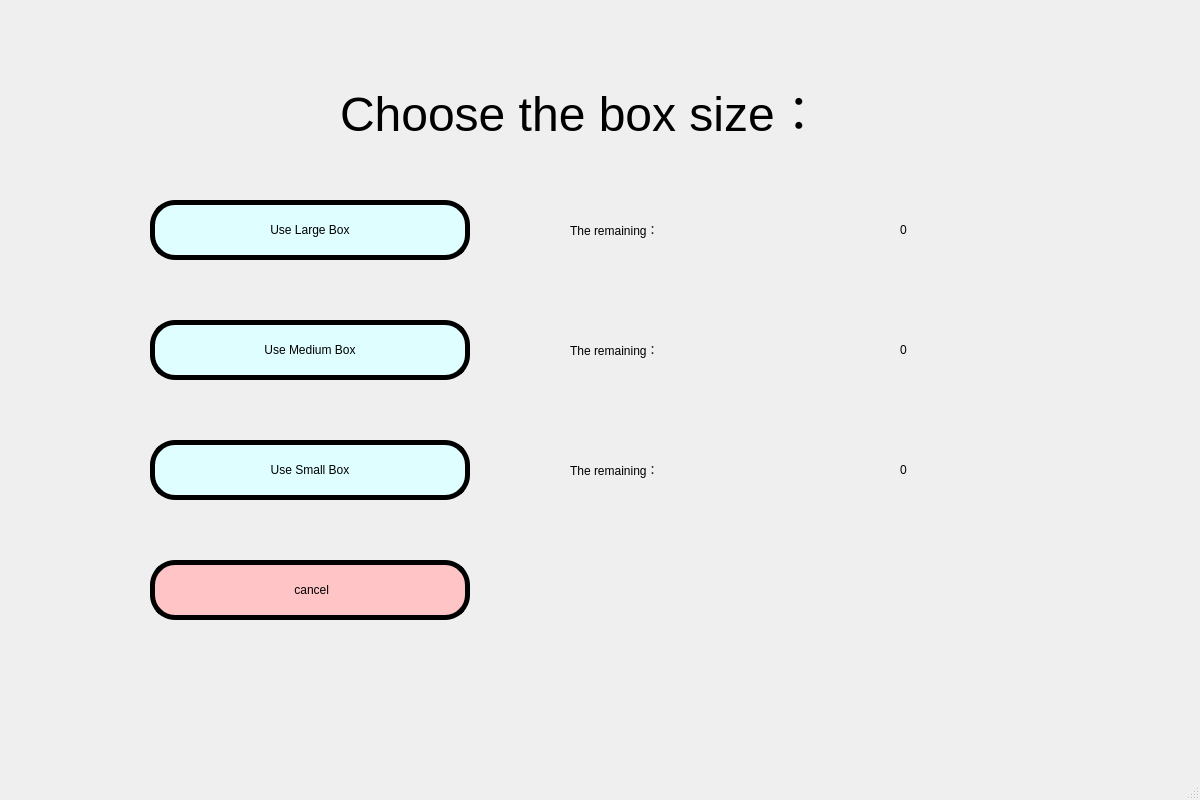
<?xml version="1.0" encoding="UTF-8"?>
<ui version="4.0">
 <class>put_window_one</class>
 <widget class="QMainWindow" name="put_window_one">
  <property name="geometry">
   <rect>
    <x>0</x>
    <y>0</y>
    <width>1200</width>
    <height>800</height>
   </rect>
  </property>
  <property name="windowTitle">
   <string>MainWindow</string>
  </property>
  <property name="styleSheet">
   <string notr="true">QWidget#centralwidget {
border-image: url(:/register/背景1.jpg)
}
</string>
  </property>
  <widget class="QWidget" name="centralwidget">
   <widget class="QLabel" name="label_7">
    <property name="geometry">
     <rect>
      <x>340</x>
      <y>60</y>
      <width>531</width>
      <height>101</height>
     </rect>
    </property>
    <property name="styleSheet">
     <string notr="true">font: 40pt &quot;Baskerville Old Face&quot;;</string>
    </property>
    <property name="text">
     <string>&lt;html&gt;&lt;head/&gt;&lt;body&gt;&lt;p&gt;&lt;span style=&quot; font-size:36pt;&quot;&gt;Choose the box size：&lt;/span&gt;&lt;/p&gt;&lt;/body&gt;&lt;/html&gt;</string>
    </property>
   </widget>
   <widget class="QPushButton" name="pushButton_4">
    <property name="geometry">
     <rect>
      <x>150</x>
      <y>560</y>
      <width>320</width>
      <height>60</height>
     </rect>
    </property>
    <property name="styleSheet">
     <string notr="true">QPushButton{
   border-radius: 25px;
   background-color:rgb(255, 196, 197);
   border:5px solid rgb(0, 0, 0);
   font: 20pt &quot;Showcard Gothic&quot;;
}</string>
    </property>
    <property name="text">
     <string> cancel</string>
    </property>
   </widget>
   <widget class="QPushButton" name="pushButton">
    <property name="geometry">
     <rect>
      <x>150</x>
      <y>200</y>
      <width>320</width>
      <height>60</height>
     </rect>
    </property>
    <property name="styleSheet">
     <string notr="true">QPushButton{
   border-radius: 25px;
   background-color:rgb(222, 254, 255);
   border:5px solid rgb(0, 0, 0);
   font: 20pt &quot;Showcard Gothic&quot;;
}</string>
    </property>
    <property name="text">
     <string>Use Large Box</string>
    </property>
   </widget>
   <widget class="QLabel" name="label_3">
    <property name="geometry">
     <rect>
      <x>570</x>
      <y>440</y>
      <width>320</width>
      <height>60</height>
     </rect>
    </property>
    <property name="styleSheet">
     <string notr="true">font: 25pt &quot;Baskerville Old Face&quot;;</string>
    </property>
    <property name="text">
     <string>The remaining：</string>
    </property>
   </widget>
   <widget class="QLabel" name="label_2">
    <property name="geometry">
     <rect>
      <x>570</x>
      <y>320</y>
      <width>320</width>
      <height>60</height>
     </rect>
    </property>
    <property name="styleSheet">
     <string notr="true">font: 25pt &quot;Baskerville Old Face&quot;;</string>
    </property>
    <property name="text">
     <string>The remaining：</string>
    </property>
   </widget>
   <widget class="QPushButton" name="pushButton_3">
    <property name="geometry">
     <rect>
      <x>150</x>
      <y>440</y>
      <width>320</width>
      <height>60</height>
     </rect>
    </property>
    <property name="styleSheet">
     <string notr="true">QPushButton{
   border-radius: 25px;
   background-color:rgb(222, 254, 255);
   border:5px solid rgb(0, 0, 0);
   font: 20pt &quot;Showcard Gothic&quot;;
}</string>
    </property>
    <property name="text">
     <string>Use Small Box</string>
    </property>
   </widget>
   <widget class="QPushButton" name="pushButton_2">
    <property name="geometry">
     <rect>
      <x>150</x>
      <y>320</y>
      <width>320</width>
      <height>60</height>
     </rect>
    </property>
    <property name="styleSheet">
     <string notr="true">QPushButton{
   border-radius: 25px;
   background-color:rgb(222, 254, 255);
   border:5px solid rgb(0, 0, 0);
   font: 20pt &quot;Showcard Gothic&quot;;
}</string>
    </property>
    <property name="text">
     <string>Use Medium Box</string>
    </property>
   </widget>
   <widget class="QLabel" name="label">
    <property name="geometry">
     <rect>
      <x>570</x>
      <y>200</y>
      <width>301</width>
      <height>60</height>
     </rect>
    </property>
    <property name="styleSheet">
     <string notr="true">font: 25pt &quot;Baskerville Old Face&quot;;</string>
    </property>
    <property name="text">
     <string>The remaining：</string>
    </property>
   </widget>
   <widget class="QLabel" name="big_rem_lab">
    <property name="geometry">
     <rect>
      <x>900</x>
      <y>200</y>
      <width>50</width>
      <height>60</height>
     </rect>
    </property>
    <property name="styleSheet">
     <string notr="true">font: 25pt &quot;Baskerville Old Face&quot;;</string>
    </property>
    <property name="text">
     <string>0</string>
    </property>
   </widget>
   <widget class="QLabel" name="med_rem_lab">
    <property name="geometry">
     <rect>
      <x>900</x>
      <y>320</y>
      <width>70</width>
      <height>60</height>
     </rect>
    </property>
    <property name="styleSheet">
     <string notr="true">font: 25pt &quot;Baskerville Old Face&quot;;</string>
    </property>
    <property name="text">
     <string>0</string>
    </property>
   </widget>
   <widget class="QLabel" name="small_rem_lab">
    <property name="geometry">
     <rect>
      <x>900</x>
      <y>440</y>
      <width>70</width>
      <height>60</height>
     </rect>
    </property>
    <property name="styleSheet">
     <string notr="true">font: 25pt &quot;Baskerville Old Face&quot;;</string>
    </property>
    <property name="text">
     <string>0</string>
    </property>
   </widget>
  </widget>
  <widget class="QMenuBar" name="menubar">
   <property name="geometry">
    <rect>
     <x>0</x>
     <y>0</y>
     <width>1200</width>
     <height>26</height>
    </rect>
   </property>
  </widget>
  <widget class="QStatusBar" name="statusbar"/>
 </widget>
 <resources>
  <include location="images.qrc"/>
 </resources>
 <connections>
  <connection>
   <sender>pushButton</sender>
   <signal>clicked()</signal>
   <receiver>put_window_one</receiver>
   <slot>turn_put_win2big()</slot>
   <hints>
    <hint type="sourcelabel">
     <x>205</x>
     <y>153</y>
    </hint>
    <hint type="destinationlabel">
     <x>70</x>
     <y>121</y>
    </hint>
   </hints>
  </connection>
  <connection>
   <sender>pushButton_2</sender>
   <signal>clicked()</signal>
   <receiver>put_window_one</receiver>
   <slot>turn_put_win2med()</slot>
   <hints>
    <hint type="sourcelabel">
     <x>177</x>
     <y>200</y>
    </hint>
    <hint type="destinationlabel">
     <x>53</x>
     <y>205</y>
    </hint>
   </hints>
  </connection>
  <connection>
   <sender>pushButton_3</sender>
   <signal>clicked()</signal>
   <receiver>put_window_one</receiver>
   <slot>turn_put_win2small()</slot>
   <hints>
    <hint type="sourcelabel">
     <x>182</x>
     <y>247</y>
    </hint>
    <hint type="destinationlabel">
     <x>58</x>
     <y>296</y>
    </hint>
   </hints>
  </connection>
  <connection>
   <sender>pushButton_4</sender>
   <signal>clicked()</signal>
   <receiver>put_window_one</receiver>
   <slot>turn_courier_win2()</slot>
   <hints>
    <hint type="sourcelabel">
     <x>393</x>
     <y>297</y>
    </hint>
    <hint type="destinationlabel">
     <x>261</x>
     <y>322</y>
    </hint>
   </hints>
  </connection>
 </connections>
 <slots>
  <slot>turn_put_win2big()</slot>
  <slot>turn_put_win2med()</slot>
  <slot>turn_put_win2small()</slot>
  <slot>turn_courier_win2()</slot>
 </slots>
</ui>
